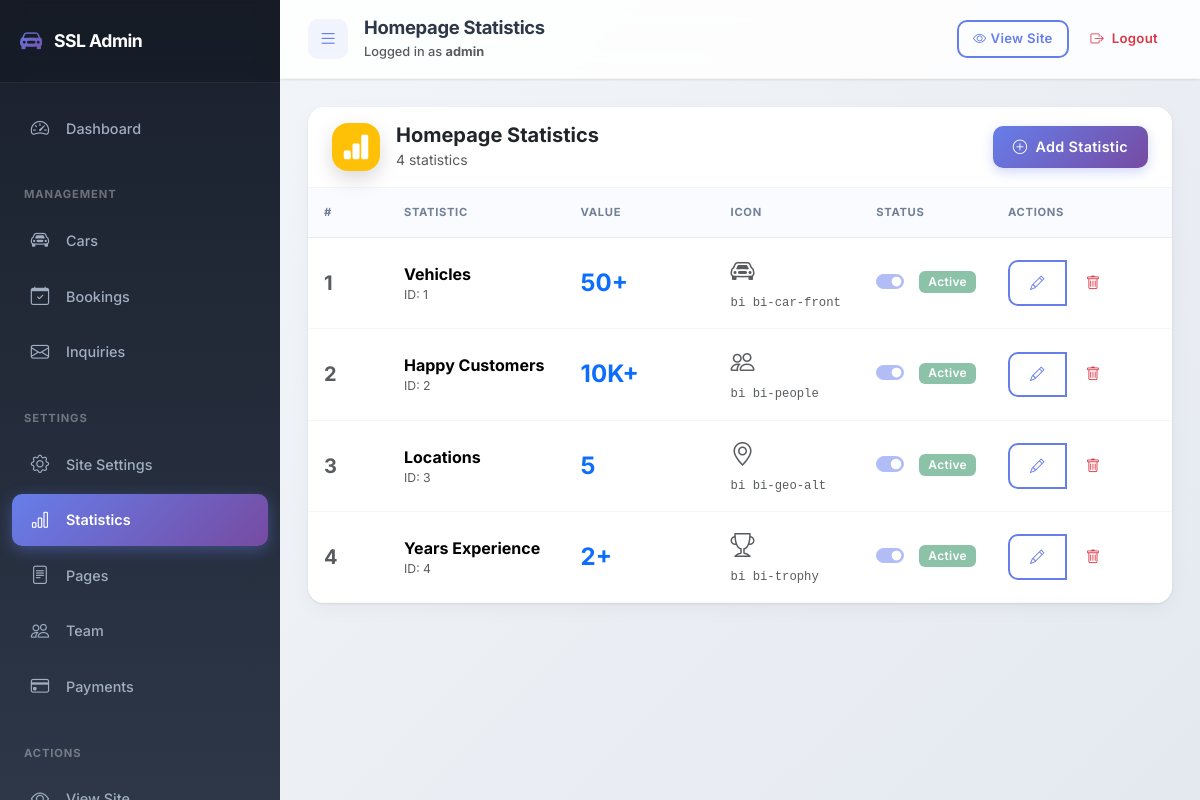
The app's page /dashboard/statistics/ (signed in) with its own data.
### pages/models.py (models this page shows, shortened)
class Statistic(models.Model):
    label = models.CharField(max_length=50)
    value = models.CharField(max_length=20)
    icon_class = models.CharField(max_length=50, default='bi bi-car-front', help_text='Bootstrap Icon class')
    order = models.PositiveIntegerField(default=0)
    is_active = models.BooleanField(default=True)
    class Meta:
        ordering = ['order']
        verbose_name = 'Statistic'
        verbose_name_plural = 'Statistics'

### admin_panel/views.py (the view)
# urls.py: path('statistics/', views.statistic_list, name='statistic_list'),
@login_required
def statistic_list(request):
    statistics = Statistic.objects.all()
    context = {
        'statistics': statistics,
        'title': 'Homepage Statistics',
    }
    return render(request, 'admin_panel/statistics/list.html', context)

### pages/context_processors.py (called while the page is built)
def site_settings(request):
    settings = SiteSetting.objects.first()
    statistics = Statistic.objects.filter(is_active=True).order_by('order')
    payment_methods = PaymentMethod.objects.filter(is_active=True).order_by('order')
    return {
        'site_settings': settings,
        'site_statistics': statistics,
        'payment_methods': payment_methods,
    }

### admin_panel/templates/admin_panel/statistics/list.html (shortened to what this page needs)
{% extends 'admin_panel/base.html' %}
{% load static %}
{% block content %}
<div class="card border-0 shadow-sm">
    <div class="card-header bg-white py-3 d-flex justify-content-between align-items-center flex-wrap gap-3">
        <div class="d-flex align-items-center">
            <div class="stat-icon bg-warning me-3" style="width: 48px; height: 48px; min-width: 48px;">
                <i class="bi bi-bar-chart-fill"></i>
            </div>
            <div>
                <h5 class="mb-0 fw-bold">Homepage Statistics</h5>
                <small class="text-muted">{{ statistics.count }} statistic{{ statistics.count|pluralize }}</small>
            </div>
        </div>
        <a href="{% url 'admin_panel:statistic_create' %}" class="btn btn-primary">
            <i class="bi bi-plus-circle me-2"></i>Add Statistic
        </a>
    </div>
    <div class="card-body p-0">
        {% if statistics %}
            <div class="table-responsive">
                <table class="table table-hover align-middle mb-0">
                    <thead class="table-light">
                        <tr>
                            <th style="width: 80px;">#</th>
                            <th>Statistic</th>
                            <th style="width: 150px;">Value</th>
                            <th>Icon</th>
                            <th style="width: 100px;">Status</th>
                            <th style="width: 180px;">Actions</th>
                        </tr>
                    </thead>
                    <tbody>
                        {% for stat in statistics %}
                        <tr class="hover-highlight">
                            <td>
                                <strong class="fs-5 text-muted">{{ stat.order }}</strong>
                            </td>
                            <td>
                                <div class="d-flex flex-column">
                                    <strong class="fs-6">{{ stat.label }}</strong>
                                    <small class="text-muted">ID: {{ stat.id }}</small>
                                </div>
                            </td>
                            <td>
                                <div class="fs-4 fw-bold text-primary">{{ stat.value }}</div>
                            </td>
                            <td>
                                <span class="fs-4 text-muted"><i class="{{ stat.icon_class }}"></i></span><br>
                                <small class="text-muted font-monospace">{{ stat.icon_class }}</small>
                            </td>
                            <td>
                                <div class="form-check form-switch">
                                    <input class="form-check-input" type="checkbox" role="switch"
                                           id="active{{ stat.id }}"
                                           {{ stat.is_active|yesno:"checked," }} disabled>
                                    <label class="form-check-label" for="active{{ stat.id }}">
                                        {% if stat.is_active %}
                                            <span class="badge bg-success">Active</span>
                                        {% else %}
                                            <span class="badge bg-secondary">Inactive</span>
                                        {% endif %}
                                    </label>
                                </div>
                            </td>
                            <td>
                                <div class="btn-group btn-group-sm">
                                    <a href="{% url 'admin_panel:statistic_edit' stat.id %}" class="btn btn-outline-primary" data-bs-toggle="tooltip" title="Edit">
                                        <i class="bi bi-pencil"></i>
                                    </a>
                                    <button type="button" class="btn btn-outline-danger" data-bs-toggle="modal" data-bs-target="#deleteModal{{ stat.id }}" title="Delete">
                                        <i class="bi bi-trash"></i>
                                    </button>
                                </div>
                            </td>
                        </tr>
                        {% endfor %}
                    </tbody>
                </table>
            </div>
        {% endif %}
    </div>
</div>
{% endblock %}

### admin_panel/templates/admin_panel/base.html (shortened to what this page needs)
{% load static custom_filters %}
<!DOCTYPE html>
<html lang="en">
<head>
    <link href="https://cdn.jsdelivr.net/npm/bootstrap@5.3.2/dist/css/bootstrap.min.css" rel="stylesheet">
    <link href="https://cdn.jsdelivr.net/npm/bootstrap-icons@1.11.1/font/bootstrap-icons.css" rel="stylesheet">
    <link rel="stylesheet" href="{% static 'css/admin.css' %}">
</head>
<body>
    <div class="admin-wrapper">
        <nav id="sidebar" class="sidebar">
            <div class="sidebar-header">
                <a href="{% url 'pages:home' %}" class="navbar-brand" target="_blank" title="View Website">
                    <i class="bi bi-car-front-fill"></i>
                    <span>SSL Admin</span>
                </a>
            </div>
            <ul class="sidebar-nav">
                <li class="sidebar-item">
                    <a href="{% url 'admin_panel:dashboard' %}" class="sidebar-link {% if request.resolver_match.url_name == 'dashboard' %}active{% endif %}" data-bs-toggle="tooltip" title="Dashboard">
                        <i class="bi bi-speedometer2"></i>
                        <span>Dashboard</span>
                    </a>
                </li>
                <li class="sidebar-heading">Management</li>
                <li class="sidebar-item">
                    <a href="{% url 'admin_panel:car_list' %}" class="sidebar-link {% if 'car' in request.resolver_match.url_name %}active{% endif %}" data-bs-toggle="tooltip" title="Manage Cars">
                        <i class="bi bi-car-front"></i>
                        <span>Cars</span>
                    </a>
                </li>
                <li class="sidebar-item">
                    <a href="{% url 'admin_panel:booking_list' %}" class="sidebar-link {% if 'booking' in request.resolver_match.url_name %}active{% endif %}" data-bs-toggle="tooltip" title="Bookings">
                        <i class="bi bi-calendar-check"></i>
                        <span>Bookings</span>
                    </a>
                </li>
                <li class="sidebar-item">
                    <a href="{% url 'admin_panel:inquiry_list' %}" class="sidebar-link {% if 'inquiry' in request.resolver_match.url_name %}active{% endif %}" data-bs-toggle="tooltip" title="Contact Inquiries">
                        <i class="bi bi-envelope"></i>
                        <span>Inquiries</span>
                    </a>
                </li>
                <li class="sidebar-heading">Settings</li>
                <li class="sidebar-item">
                    <a href="{% url 'admin_panel:site_settings' %}" class="sidebar-link {% if request.resolver_match.url_name == 'site_settings' %}active{% endif %}" data-bs-toggle="tooltip" title="Site Configuration">
                        <i class="bi bi-gear"></i>
                        <span>Site Settings</span>
                    </a>
                </li>
                <li class="sidebar-item">
                    <a href="{% url 'admin_panel:statistic_list' %}" class="sidebar-link {% if 'statistic' in request.resolver_match.url_name %}active{% endif %}" data-bs-toggle="tooltip" title="Homepage Statistics">
                        <i class="bi bi-bar-chart"></i>
                        <span>Statistics</span>
                    </a>
                </li>
                <li class="sidebar-item">
                    <a href="{% url 'admin_panel:page_list' %}" class="sidebar-link {% if 'page' in request.resolver_match.url_name %}active{% endif %}" data-bs-toggle="tooltip" title="Page Contents">
                        <i class="bi bi-file-text"></i>
                        <span>Pages</span>
                    </a>
                </li>
                <li class="sidebar-item">
                    <a href="{% url 'admin_panel:team_list' %}" class="sidebar-link {% if 'team' in request.resolver_match.url_name %}active{% endif %}" data-bs-toggle="tooltip" title="Team Members">
                        <i class="bi bi-people"></i>
                        <span>Team</span>
                    </a>
                </li>
                <li class="sidebar-item">
                    <a href="{% url 'admin_panel:payment_list' %}" class="sidebar-link {% if 'payment' in request.resolver_match.url_name %}active{% endif %}" data-bs-toggle="tooltip" title="Payment Methods">
                        <i class="bi bi-credit-card"></i>
                        <span>Payments</span>
                    </a>
                </li>
                <li class="sidebar-heading">Actions</li>
                <li class="sidebar-item">
                    <a href="{% url 'pages:home' %}" class="sidebar-link" target="_blank" data-bs-toggle="tooltip" title="Open Website in New Tab">
                        <i class="bi bi-eye"></i>
                        <span>View Site</span>
                    </a>
                </li>
            </ul>
        </nav>
        <main class="main-content">
            <header class="top-navbar">
                <div class="d-flex align-items-center">
                    <button id="sidebarToggle" class="sidebar-toggle-btn" data-bs-toggle="tooltip" title="Toggle Sidebar">
                        <i class="bi bi-list"></i>
                    </button>
                    <div class="ms-3">
                        <h5 class="mb-0">{% block page_title %}{{ title }}{% endblock %}</h5>
                        <small class="text-muted">Logged in as <strong>{{ request.user.username }}</strong></small>
                    </div>
                </div>
                <div class="d-flex align-items-center gap-2">
                    <a href="{% url 'pages:home' %}" class="btn btn-outline-primary btn-sm d-none d-md-inline-flex" target="_blank" data-bs-toggle="tooltip" title="View Website">
                        <i class="bi bi-eye me-1"></i> <span class="d-none d-lg-inline">View Site</span>
                    </a>
                    <a href="{% url 'admin_panel:logout' %}" class="btn btn-outline-danger btn-sm" data-bs-toggle="tooltip" title="Logout">
                        <i class="bi bi-box-arrow-right me-1"></i> <span class="d-none d-lg-inline">Logout</span>
                    </a>
                </div>
            </header>
            <div class="content-wrapper">
                {% block content %}{% endblock %}
            </div>
        </main>
    </div>
</body>
</html>

### admin_panel/templates/admin_panel/base.html (style rules this page uses)
.sidebar { will-change: transform, width; backface-visibility: hidden; }

### records on screen
Statistic: order "1", label "Vehicles", id "1", value "50+", icon_class "bi bi-car-front", is_active "Active"
Statistic: order "2", label "Happy Customers", id "2", value "10K+", icon_class "bi bi-people", is_active "Active"
Statistic: order "3", label "Locations", id "3", value "5", icon_class "bi bi-geo-alt", is_active "Active"
Statistic: order "4", label "Years Experience", id "4", value "2+", icon_class "bi bi-trophy", is_active "Active"

### other values on screen
{{ title }} "Homepage Statistics"
{{ request.user.username }} "admin"
{{ statistics.count }} "4"
